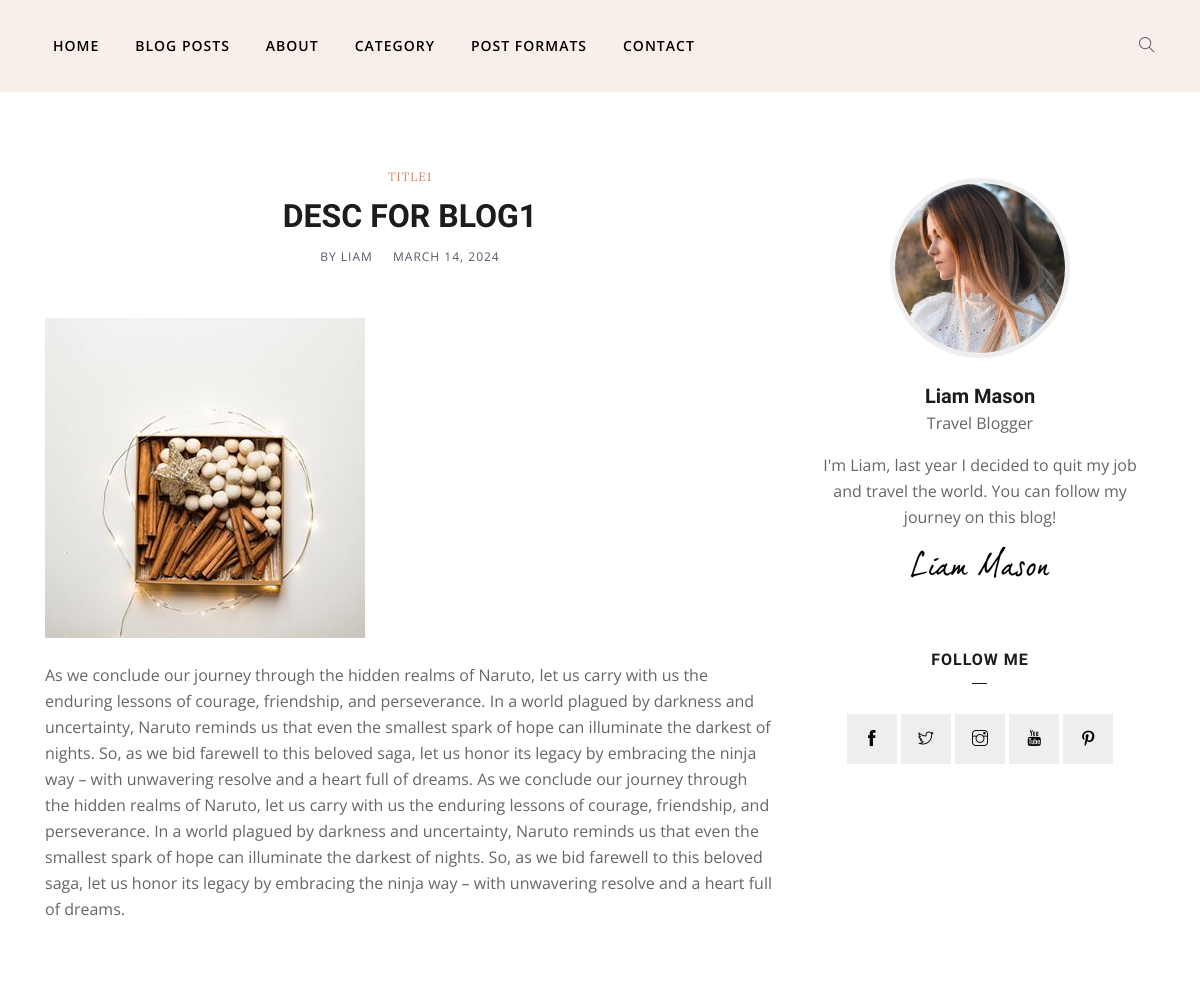
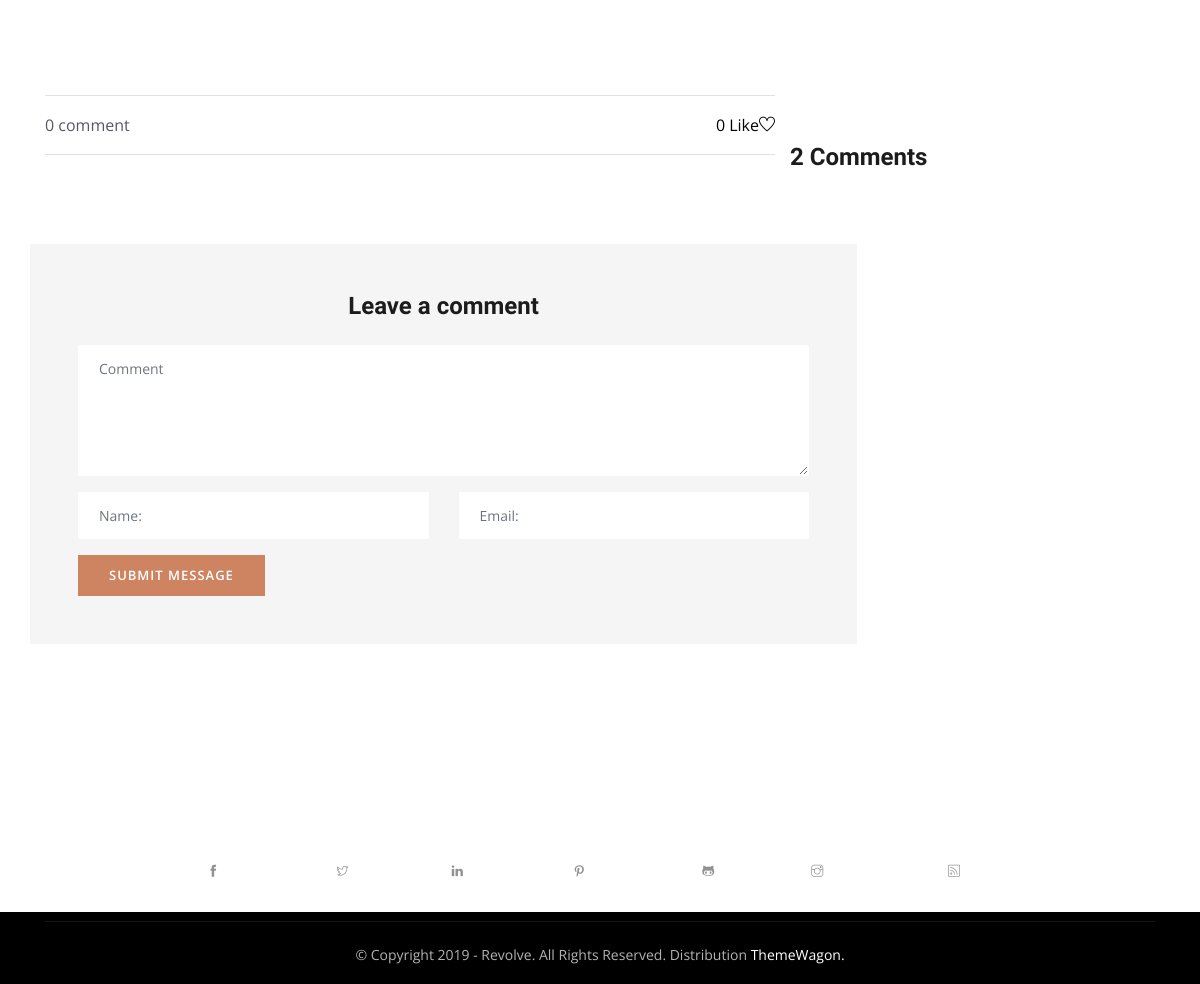
Page /post_detail/1/ on the committed database (2 pictures, top to bottom).
### blog_app/models.py (models this page shows, shortened)
class blogdata(models.Model):
    user = models.ForeignKey(UserModel,on_delete=models.CASCADE, blank=True, null=True)
    title = models.CharField(max_length=255)
    desc = models.CharField(max_length=255)
    blogimg = models.ImageField(upload_to="blog_app/static/images",default = "")
    blog_content = models.TextField(default='')
    publication_date = models.DateField(default=datetime.date.today)
    category = models.ForeignKey(Category, on_delete=models.SET_NULL, null=True, blank=True, default= "")
    likes = models.ManyToManyField(UserModel, related_name='likes', blank=True)

### blog_app/views.py (the view, shortened to what this page needs)
# urls.py: path('post_detail/<int:pk>/', views.post_detail, name='post_detail'),
def post_detail(request, pk):
    blog = get_object_or_404(blogdata, id=pk)
    post = blogdata.objects.all()
    try:
        comments = Comment.objects.filter(blog_post=blog)
    except Comment.DoesNotExist:
        comments = Comment.objects.none()
    return render(request, 'post-image.html', {'blog': blog, 'comments': comments, 'post': post})

### blog_app/templates/post-image.html (shortened to what this page needs)
<!DOCTYPE html>
{% load static %}
<html lang="en">
<head>
    <link rel="stylesheet" href="{% static 'plugins/bootstrap/css/bootstrap.min.css' %}">
    <link rel="stylesheet" href="{% static 'plugins/themify/css/themify-icons.css' %}">
    <link rel="stylesheet" href="{% static 'plugins/slick-carousel/slick-theme.css' %}">
    <link rel="stylesheet" href="{% static 'plugins/slick-carousel/slick.css' %}">
    <link rel="stylesheet" href="{% static 'plugins/owl-carousel/owl.carousel.min.css' %}">
    <link rel="stylesheet" href="{% static 'plugins/owl-carousel/owl.theme.default.min.css' %}">
    <link rel="stylesheet" href="{% static 'plugins/magnific-popup/magnific-popup.css' %}">
    <link rel="stylesheet" href="{% static 'css/style.css' %}">
</head>
<body>
    <header class="header-top bg-grey justify-content-center">
        <nav class="navbar navbar-expand-lg navigation">
            <div class="container">
                <div class="collapse navbar-collapse" id="navbarContent">
                    <ul id="menu" class="menu navbar-nav ">
                        <li class="nav-item dropdown  pl-0">
                            <a class="nav-link dropdown-toggle" href="{% url 'index' %}">
                                Home
                            </a>
                        </li>
                        <li class="nav-item dropdown">
                            <a class="nav-link dropdown-toggle" href="{% url 'show_blog' %}">
                                Blog Posts
                            </a>
                        </li>
                        <li class="nav-item"><a href="about.html" class="nav-link">About</a></li>
                        <li class="nav-item"><a href="fashion.html" class="nav-link">Category</a></li>
                        <li class="nav-item dropdown">
                            <a class="nav-link dropdown-toggle" href="#" id="navbarDropdown3" role="button"
                                data-toggle="dropdown" aria-haspopup="true" aria-expanded="false">
                                Post Formats
                            </a>
                        </li>
                        <li class="nav-item"><a href="contact.html" class="nav-link">Contact</a></li>
                    </ul>
                </div>
                <div class="text-right search d-none d-lg-block">
                    <div class="search_toggle"><i class="ti-search"></i></div>
                </div>
            </div>
        </nav>
    </header>
    <section class="single-block-wrapper section-padding">
        <div class="container">
            <div class="row">
                <div class="col-lg-8 col-md-8 col-sm-12 col-xs-12">
                    <div class="row">
                        <div class="col-md-12">
                            <article class="post">
                                <div class="post-header mb-5 text-center">
                                    <div class="meta-cat">
                                        <a class="post-category font-extra text-color text-uppercase font-sm letter-spacing-1"
                                            href="#">{{ blog.title }}</a>
                                    </div>
                                    <h2 class="post-title mt-2">
                                        {{ blog.desc }}
                                    </h2>
                                    <div class="post-meta">
                                        <span class="text-uppercase font-sm letter-spacing-1 mr-3">by Liam</span>
                                        <span class="text-uppercase font-sm letter-spacing-1">{{ blog.publication_date }}</span>
                                    </div>
                                </div>
                            {% if blog.blogimg %}
                                <div class="post-img mb-4">
                                    <img class="img-fluid" src="{{ blog.blogimg.url }}" alt="{{ blog.title }}">
                                </div>
                            {% endif %}
                                <div class="post-body">
                                    <div class="entry-content">
                                        <p> {{ blog.blog_content }}</p>
                                    </div>
                                </div>
                            </article>
                        </div>
                    </div>
                </div>
                <div class="col-lg-4 col-md-4 col-sm-12 col-xs-12">
                    <div class="sidebar sidebar-right">
                        <div class="sidebar-wrap mt-5 mt-lg-0">
                            <div class="sidebar-widget about mb-5 text-center p-3">
                                <div class="about-author">
                                    <img src="images/author.jpg" alt="" class="img-fluid">
                                </div>
                                <h4 class="mb-0 mt-4">Liam Mason</h4>
                                <p>Travel Blogger</p>
                                <p>I'm Liam, last year I decided to quit my job and travel the world. You can follow my
                                    journey on this blog!</p>
                                <img src="images/liammason.png" alt="" class="img-fluid">
                            </div>
                            <div class="sidebar-widget follow mb-5 text-center">
                                <h4 class="text-center widget-title">Follow Me</h4>
                                <div class="follow-socials">
                                    <a href="#"><i class="ti-facebook"></i></a>
                                    <a href="#"><i class="ti-twitter"></i></a>
                                    <a href="#"><i class="ti-instagram"></i></a>
                                    <a href="#"><i class="ti-youtube"></i></a>
                                    <a href="#"><i class="ti-pinterest"></i></a>
                                </div>
                            </div>
                        </div>
                    </div>
                </div>
            </div>
        </div>
    </section>
    <section class="single-block-wrapper section-padding">
        <div class="container">
            <div class="row">
                <div class="col-lg-8 col-md-8 col-sm-12 col-xs-12">
                     <div class="row">
                        <div class="col-md-12">
                            <article class="post">
                                    <div
                                        class="tags-share-box center-box d-flex text-center justify-content-between border-top border-bottom py-3">
                                        <span class="single-comment-o">0 comment</span>
                                        <div class="post-share">
                                            <form action="" method="POST"> {% csrf_token %}
                                         {% if request.user in blog.likes.all %}
                                            <a href="{%  url 'dislike_post' blog.id %}"> {{blog.likes.count}}
                                                Like<i class="ti-heart"></i>
                                            </a>
                                        {% else %}
                                            <a href="{%  url 'like_post' blog.id %}"> {{blog.likes.count}}
                                            Like<i class="ti-heart"></i>
                                            </a>
                                        {% endif %}
                                            </form>
                                        </div>
                                    </div>
                                </div>
                        </div>
                    </div>
                    <div class="comment-area my-5">
                        <h3 class="mb-4 text-center">2 Comments</h3>
                    </div>
                    <form  method="post" class="comment-form mb-5 gray-bg p-5" id="comment-form" >
                        <h3 class="mb-4 text-center">Leave a comment</h3>
                        <div class="row">
                            <div class="col-lg-12">
                                <textarea class="form-control mb-3" name="comment" id="comment" cols="30" rows="5"
                                    placeholder="Comment"></textarea>
                            </div>
                            <div class="col-md-6">
                                <div class="form-group">
                                    <input class="form-control" type="text" name="name" id="name" placeholder="Name:">
                                </div>
                            </div>
                            <div class="col-md-6">
                                <div class="form-group">
                                    <input class="form-control" type="text" name="email" id="email" placeholder="Email:">
                                </div>
                            </div>
                        </div>
                        <input class="btn btn-primary" type="submit" name="submit-contact" id="submit_contact"
                            value="Submit Message">
                    </form>
                </div>
            </div>
    </section>
    <footer class="footer-section bg-grey">
        <div class="instagram-photo-section">
            <div class="container">
                <div class="row">
                    <div class="col-lg-12">
                    </div>
                </div>
            </div>
        </div>
        <div class="container">
            <div class="row">
                <div class="col-lg-12 text-center">
                    <div class="mb-4">
                        <h2 class="footer-logo">Revolve.</h2>
                    </div>
                    <ul class="list-inline footer-socials">
                        <li class="list-inline-item"><a href="#"><i class="ti-facebook mr-2"></i>Facebook</a></li>
                        <li class="list-inline-item"><a href="#"><i class="ti-twitter mr-2"></i>Twitter</a></li>
                        <li class="list-inline-item"><a href="#"><i class="ti-linkedin mr-2"></i>Linkedin</a></li>
                        <li class="list-inline-item"><a href="#"><i class="ti-pinterest mr-2"></i>Pinterest</a></li>
                        <li class="list-inline-item"><a href="#"><i class="ti-github mr-2"></i>Github</a></li>
                        <li class="list-inline-item"><a href="#"><i class="ti-instagram mr-2"></i>Instrgram</a></li>
                        <li class="list-inline-item"><a href="#"><i class="ti-rss mr-2"></i>rss</a></li>
                    </ul>
                </div>
                <div class="col-md-12 text-center">
                    <p class="copyright">© Copyright 2019 - Revolve. All Rights Reserved. Distribution <a
                            class="text-white" href="https://themewagon.com">ThemeWagon.</a></p>
                </div>
            </div>
        </div>
    </footer>
</body>
</html>

### blog_app/static/css/style.css (style rules this page uses)
body, p { font-family: "Open Sans", sans-serif; line-height: 26px; font-size: 16px; text-rendering: optimizeLegibility; color: #666; font-weight: 400; }
html { overflow-x: hidden; width: 100%; height: 100%; }
h1, .h1, h2, .h2, h3, .h3, h4, .h4, h5, .h5, h6, .h6 { color: #1c1c1c; font-weight: 600; font-family: "Unna", serif; }
h2, .h2 { font-size: 32px; line-height: 36px; font-weight: 700; }
h3, .h3 { font-size: 24px; font-weight: 700; }
h4, .h4 { font-size: 20px; line-height: 28px; }
.font-extra { font-family: "Lora", serif; }
body { background: #fff; color: #575769; }
html, body { height: 100%; }
a { transition: all 0.3s ease-in-out; color: #000; }
a:link, a:visited { text-decoration: none; }
.section-padding { padding: 70px 0; position: relative; }
.form-control { box-shadow: none; border: 1px solid transparent; padding: 12px 20px; background: #f0f1f4; font-size: 14px; border-radius: 2px; }
.btn { border-radius: 0px; padding: 10px 30px; font-weight: 600; text-transform: uppercase; color: #fff; transition: 350ms; letter-spacing: 1px; font-size: 13px; border: 1px solid transparent; }
.btn-primary { background: #ce8460; }
.font-sm { font-size: 12px !important; }
.text-color { color: #ce8460; }
.bg-grey { background: #f8efea; }
.gray-bg { background: #f5f5f5; }
.navigation .menu { padding: 0px; }
.navigation .menu li { text-align: left; padding: 0px 10px; }
.navigation .menu li a { color: #000; display: inline-block; line-height: 26px; letter-spacing: 1px; }
.navigation .menu .dropdown-toggle::after { display: none; }
.navigation .menu .dropdown { position: relative; }
.dropdown-toggle::after { display: none; }
.navbar-nav .nav-link { transition: all 500ms ease; -moz-transition: all 500ms ease; -webkit-transition: all 500ms ease; -ms-transition: all 500ms ease; -o-transition: all 500ms ease; font-family: "Open Sans", sans-serif; text-transform: uppercase; font-size: 14px; font-weight: 600; padding: 25px 0px; }
.search_toggle { cursor: pointer; }
.sidebar { position: relative; overflow: hidden; width: 100%; height: 100%; }
.header-top { position: relative !important; }
.sidebar-widget .widget-title { text-transform: uppercase; font-size: 16px; letter-spacing: 1px; position: relative; padding-bottom: 10px; margin-bottom: 30px; }
.sidebar-widget .widget-title:after { position: absolute; bottom: 0; overflow: hidden; width: 15px; height: 1px; border-top: 1px solid; content: ""; left: 50%; margin-left: -8px; }
.sidebar-widget.about .about-author img { border-radius: 100%; width: 180px; height: 180px; border: 5px solid #eee; }
.follow-socials a { width: 50px; height: 50px; display: inline-block; text-align: center; color: #000; padding-top: 12px; margin-bottom: 5px; background: #eee; }
.post-title { text-transform: capitalize; }
.letter-spacing-1 { letter-spacing: 1px; }
.comment-form .form-control { background: #fff; }
.footer-section { background: #f8f8f8; background: #000; padding: 60px 0px 0px; margin-top: 150px; position: relative; }
.footer-section .copyright { padding-top: 20px; margin-top: 20px; border-top: 1px solid rgba(255, 255, 255, 0.09); color: rgba(255, 255, 255, 0.7); }
.copyright { font-size: 14px; padding-top: 20px; }
.footer-socials li, .footer-socials-2 li { margin: 0px 25px; }
.footer-socials li a, .footer-socials-2 li a { text-transform: uppercase; font-size: 12px; letter-spacing: 1px; font-weight: 600; }
.footer-socials li a { color: #fff; opacity: 0.8; }
.footer-socials li a i, .footer-socials-2 li a i { color: #777; }
.footer-logo { color: #fff; }
.instagram-photo-section { padding-bottom: 50px; margin-top: -250px; }

### rows in the picture
blogdata: title "TITLE1", desc "DESC FOR BLOG1", publication_date "MARCH 14, 2024", blogimg (picture), blog_content "As we conclude our journey through the hidden realms of Naruto, let us carry with us the enduring lessons of courage, friendship, and perseverance. In a world plagued by darkness and uncertainty, Naruto reminds us that even the smallest spark of hope can illuminate the darkest of nights. So, as we bid farewell to this beloved saga, let us honor its legacy by embracing the ninja way – with unwavering resolve and a heart full of dreams. As we conclude our journey through the hidden realms of Naruto, let us carry with us the enduring lessons of courage, friendship, and perseverance. In a world plagued by darkness and uncertainty, Naruto reminds us that even the smallest spark of hope can…", likes.count "0"
